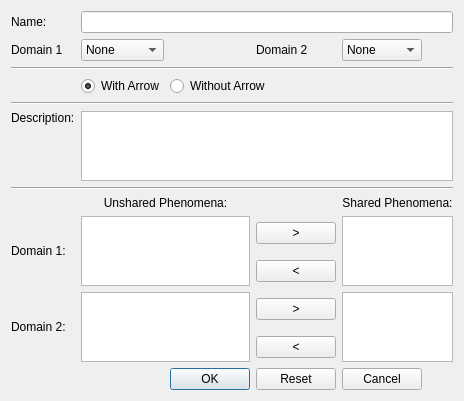
<?xml version="1.0" encoding="UTF-8"?>
<ui version="4.0">
 <class>EditInterface</class>
 <widget class="QDialog" name="EditInterface">
  <property name="geometry">
   <rect>
    <x>0</x>
    <y>0</y>
    <width>450</width>
    <height>350</height>
   </rect>
  </property>
  <property name="windowTitle">
   <string>Dialog</string>
  </property>
  <layout class="QGridLayout" name="gridLayout">
   <item row="13" column="2">
    <widget class="QPushButton" name="okButton">
     <property name="text">
      <string>OK</string>
     </property>
    </widget>
   </item>
   <item row="12" column="3">
    <widget class="QPushButton" name="pushButton_4">
     <property name="text">
      <string>&lt;</string>
     </property>
    </widget>
   </item>
   <item row="13" column="4">
    <widget class="QPushButton" name="cancelButton">
     <property name="text">
      <string>Cancel</string>
     </property>
    </widget>
   </item>
   <item row="13" column="3">
    <widget class="QPushButton" name="resetButton">
     <property name="text">
      <string>Reset</string>
     </property>
    </widget>
   </item>
   <item row="9" column="3">
    <widget class="QPushButton" name="pushButton_3">
     <property name="text">
      <string>&lt;</string>
     </property>
    </widget>
   </item>
   <item row="11" column="3">
    <widget class="QPushButton" name="pushButton">
     <property name="text">
      <string>&gt;</string>
     </property>
    </widget>
   </item>
   <item row="11" column="4" rowspan="2" colspan="2">
    <widget class="QListView" name="listView_4"/>
   </item>
   <item row="8" column="4" rowspan="2" colspan="2">
    <widget class="QListView" name="listView_3"/>
   </item>
   <item row="11" column="0" rowspan="2">
    <widget class="QLabel" name="label_2">
     <property name="text">
      <string>Domain 2:</string>
     </property>
     <property name="wordWrap">
      <bool>true</bool>
     </property>
    </widget>
   </item>
   <item row="11" column="1" rowspan="2" colspan="2">
    <widget class="QListView" name="listView_2"/>
   </item>
   <item row="8" column="3">
    <widget class="QPushButton" name="pushButton_2">
     <property name="text">
      <string>&gt;</string>
     </property>
    </widget>
   </item>
   <item row="0" column="0">
    <widget class="QLabel" name="nameLabel">
     <property name="text">
      <string>Name:</string>
     </property>
    </widget>
   </item>
   <item row="7" column="4" colspan="2">
    <widget class="QLabel" name="label_3">
     <property name="text">
      <string>Shared Phenomena:</string>
     </property>
     <property name="alignment">
      <set>Qt::AlignCenter</set>
     </property>
    </widget>
   </item>
   <item row="8" column="0" rowspan="2">
    <widget class="QLabel" name="label">
     <property name="text">
      <string>Domain 1:</string>
     </property>
     <property name="wordWrap">
      <bool>true</bool>
     </property>
    </widget>
   </item>
   <item row="5" column="1" colspan="5">
    <widget class="QTextEdit" name="descriptionTextEdit"/>
   </item>
   <item row="5" column="0">
    <widget class="QLabel" name="descriptionLabel">
     <property name="text">
      <string>Description:</string>
     </property>
     <property name="alignment">
      <set>Qt::AlignLeading|Qt::AlignLeft|Qt::AlignTop</set>
     </property>
    </widget>
   </item>
   <item row="8" column="1" rowspan="2" colspan="2">
    <widget class="QListView" name="listView"/>
   </item>
   <item row="7" column="1" colspan="2">
    <widget class="QLabel" name="label_4">
     <property name="text">
      <string>Unshared Phenomena:</string>
     </property>
     <property name="alignment">
      <set>Qt::AlignCenter</set>
     </property>
    </widget>
   </item>
   <item row="4" column="0" colspan="6">
    <widget class="Line" name="line_2">
     <property name="orientation">
      <enum>Qt::Horizontal</enum>
     </property>
    </widget>
   </item>
   <item row="6" column="0" colspan="6">
    <widget class="Line" name="line">
     <property name="orientation">
      <enum>Qt::Horizontal</enum>
     </property>
    </widget>
   </item>
   <item row="1" column="0">
    <widget class="QLabel" name="domainOneLabel">
     <property name="text">
      <string>Domain 1</string>
     </property>
    </widget>
   </item>
   <item row="3" column="1">
    <widget class="QRadioButton" name="withArrowRadio">
     <property name="enabled">
      <bool>true</bool>
     </property>
     <property name="text">
      <string>With Arrow</string>
     </property>
     <property name="checkable">
      <bool>true</bool>
     </property>
     <property name="checked">
      <bool>true</bool>
     </property>
    </widget>
   </item>
   <item row="1" column="4">
    <widget class="QComboBox" name="domainTwo">
     <item>
      <property name="text">
       <string>None</string>
      </property>
     </item>
    </widget>
   </item>
   <item row="2" column="0" colspan="6">
    <widget class="Line" name="line_3">
     <property name="orientation">
      <enum>Qt::Horizontal</enum>
     </property>
    </widget>
   </item>
   <item row="3" column="2" colspan="2">
    <widget class="QRadioButton" name="withoutArrowRadio">
     <property name="text">
      <string>Without Arrow</string>
     </property>
    </widget>
   </item>
   <item row="1" column="3">
    <widget class="QLabel" name="domainTwoLabel">
     <property name="text">
      <string>Domain 2</string>
     </property>
    </widget>
   </item>
   <item row="0" column="1" colspan="5">
    <widget class="QLineEdit" name="nameLineEdit"/>
   </item>
   <item row="1" column="1">
    <widget class="QComboBox" name="domainOne">
     <item>
      <property name="text">
       <string>None</string>
      </property>
     </item>
    </widget>
   </item>
  </layout>
 </widget>
 <resources/>
 <connections/>
</ui>
